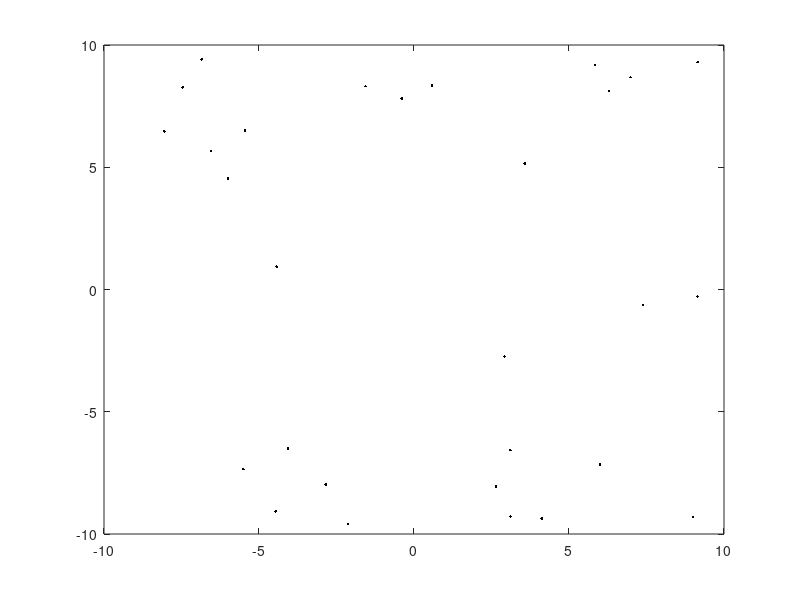

This chart was generated by the following MATLAB code: (Note: this script raises an error after producing the figure.)
load('twolink_testData')
fps = 5;
figure
plot(points(1,:),points(2,:), 'k.')
hold on
[theta1Path theta2Path] = twolink_search(3.62, 0.85, 3.62, 5.54);
twolink_animatePath(theta1Path, theta2Path, fps);

figure
plot(points(1,:),points(2,:), 'k.')
hold on
[theta1Path theta2Path] = twolink_search(2.77, 2.45, 1.06, 1.814);
twolink_animatePath(theta1Path, theta2Path, fps);